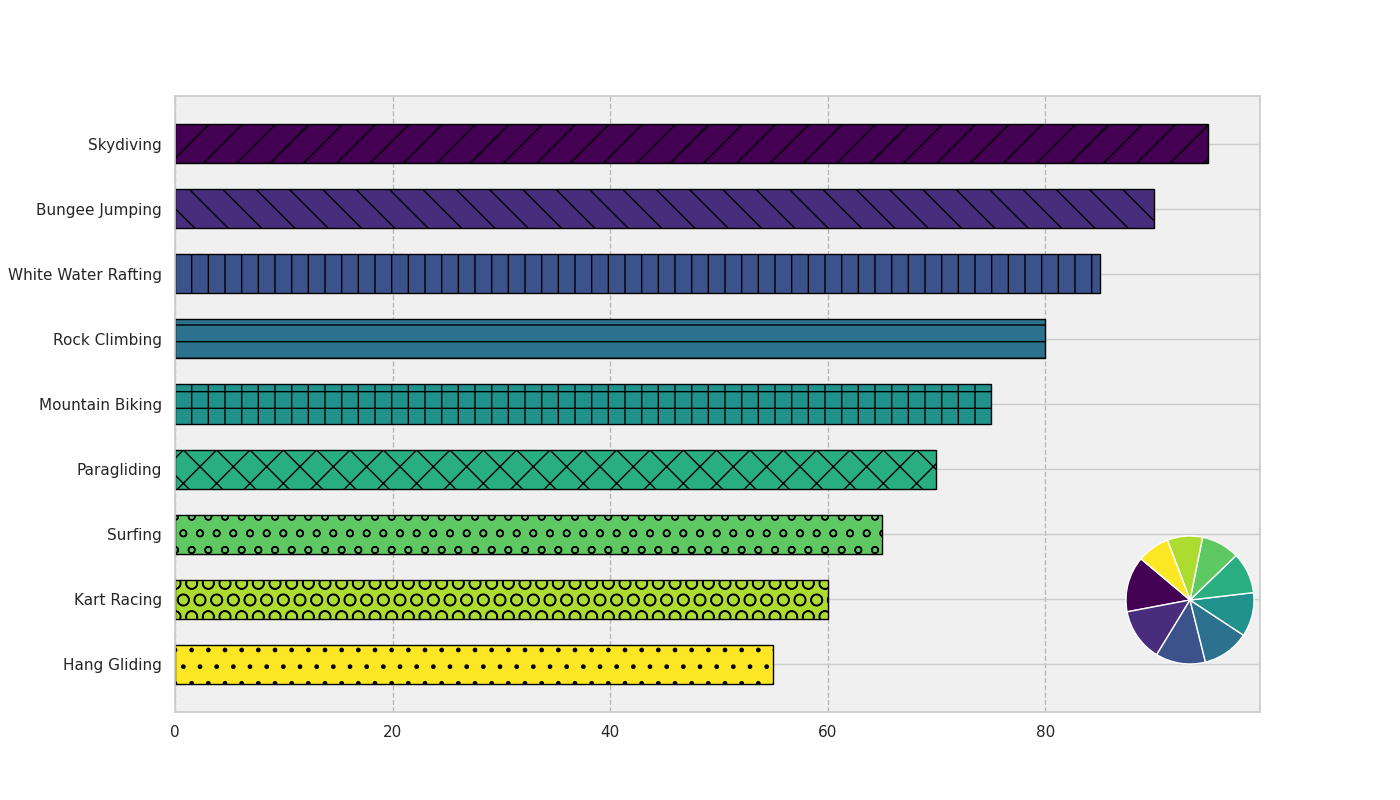

The Python source for this figure:
import matplotlib.pyplot as plt
import numpy as np

# Original sports and adrenaline levels
sports = [
    "Skydiving", "Bungee Jumping", "White Water Rafting",
    "Rock Climbing", "Mountain Biking", "Paragliding"
]
adrenaline_levels = [95, 90, 85, 80, 75, 70]

# New sports and their adrenaline levels
new_sports = ["Surfing", "Kart Racing", "Hang Gliding"]
new_adrenaline_levels = [65, 60, 55]

# Extend original datasets with new data
sports.extend(new_sports)
adrenaline_levels.extend(new_adrenaline_levels)

plt.figure(figsize=(14, 8))
colors = plt.cm.viridis(np.linspace(0, 1, len(sports)))
patterns = ['/', '\\', '|', '-', '+', 'x', 'o', 'O', '.']

bars = plt.barh(sports, adrenaline_levels, color=colors, edgecolor='black', hatch='/', height=0.6)

plt.gca().set_facecolor('#f0f0f0')
plt.gca().set_axisbelow(True)
plt.grid(axis='x', linestyle='--', alpha=0.5, color='gray')

for bar, pattern in zip(bars, patterns):
    bar.set_hatch(pattern)

plt.gca().invert_yaxis()

ax_inset = plt.gcf().add_axes([0.75, 0.15, 0.2, 0.2])
ax_inset.pie(adrenaline_levels, colors=colors, startangle=140)

plt.show()
